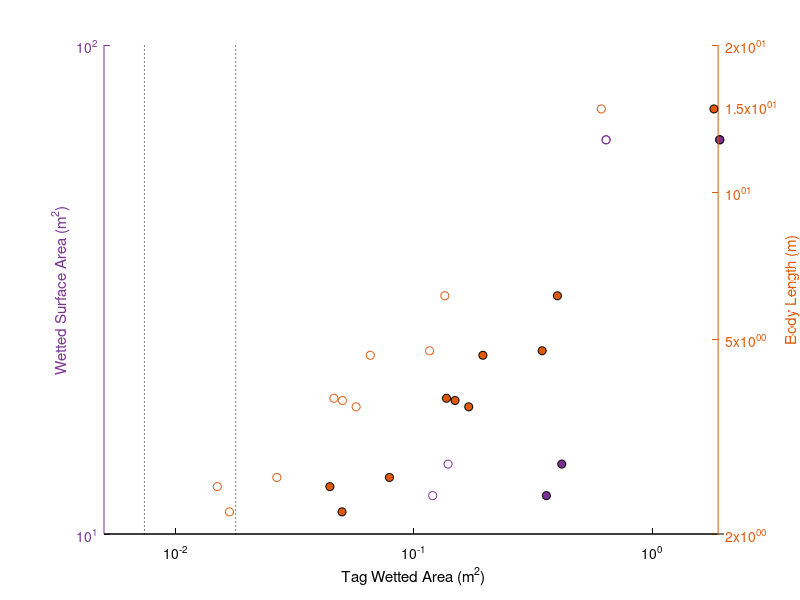
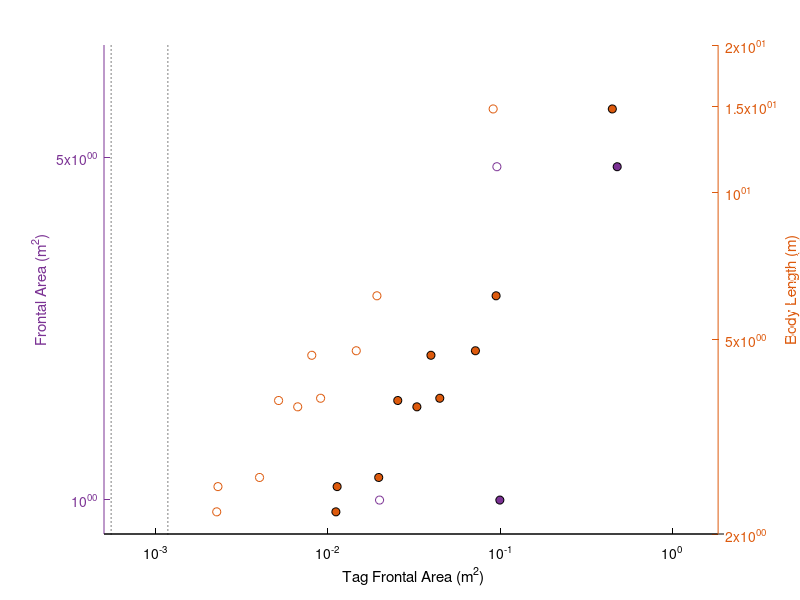
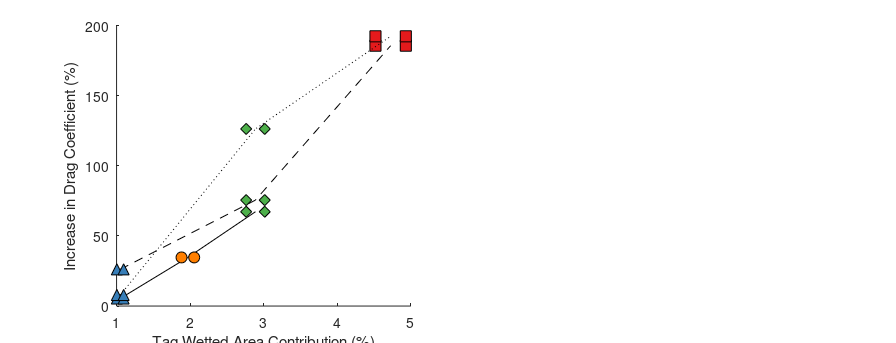

MATLAB code to generate these figures, in order: (Note: this script raises an error after producing the figures.)
% Acceptable tag sizes
% 20 July 2016

bodylength = [3.64
NaN
4.74
3.75
2.61
1.18
1.42
1.47
2.22
2.5
3.79
4.64
6.14
NaN
14.8];

Wa = [5.85
NaN
11.98
5.12
2.7
0.58
0.78
0.92
1.7
1.51
4.71
6.72
13.9
64
64];

% frontal area 
Fa = [0.342119151
NaN
0.754295759
0.264207719
0.20428189
0.049664342
0.054820966
0.079577539
0.114591656
0.116509475
0.466037898
0.413675878
0.997233885
NaN
4.791968398];

tagWa3 = Wa*0.03;
tagWa1 = Wa*0.01;

tagFa2 = Fa*0.02;
tagFa10 = Fa*0.1;


%%
%# Some initial computations:
axesPosition = [110 40 200 200];  %# Axes position, in pixels
yWidth = 30;                      %# y axes spacing, in pixels

%# Create the figure and axes:
figure(1); clf; hold on
set(gca,'Position',axesPosition)
h1 = axes('Color','w','XColor','k','YColor',[123/255 50/255 148/255],...
          'YLim',[0 100],'Xlim',[0.005 2],'xscale','log','yscale','log',...
          'NextPlot','add');
h2 = axes('Color','none','XColor','k','YColor',[221/255 90/255 13/255],...
          'YLim',[0 20],'Xlim',[0.005 2],'xscale','log','yscale','log',...
          'XTick',[],'XTickLabel',[],...
          'Ytick',[0 2 5 10 15 20],...
          'Yaxislocation','right','NextPlot','add');

xlabel(h1,'Tag Wetted Area (m^2)');
ylabel(h2,'Body Length (m)');
ylabel(h1,'Wetted Surface Area (m^2)');

plot(h1,tagWa3,Wa,'o','markerfacecolor',[123/255 50/255 148/255],'markeredgecolor','k')
plot(h1,tagWa1,Wa,'o','markeredgecolor',[123/255 50/255 148/255])

plot(h2,tagWa3,bodylength,'o','markerfacecolor',[221/255 90/255 13/255],'markeredgecolor','k')
plot(h2,tagWa1,bodylength,'o','markeredgecolor',[221/255 90/255 13/255])

%% Add DTAG3+ on market
% wetted area 
TAG3 = [0.0243; 0.066; 0.108];
plot(h1,TAG3(1),2.29,'^','MarkerEdgeColor',[55/255 126/255 184/255],'MarkerFaceColor',[55/255 126/255 184/255],'MarkerSize',8) % 2.29 = average wetted area of Hoku and Liho
plot(h1,TAG3(2),2.29,'d','MarkerEdgeColor',[77/255 175/255 74/255],'MarkerFaceColor',[77/255 175/255 74/255],'MarkerSize',8) % 2.29 = average wetted area of Hoku and Liho
plot(h1,TAG3(3),2.29,'s','MarkerEdgeColor',[228/255 26/255 28/255],'MarkerFaceColor',[228/255 26/255 28/255],'MarkerSize',8) % 2.29 = average wetted area of Hoku and Liho

tag268 = 0.01785; 
tag333 = 0.00739;
plot(h1,[tag268 tag268],[0.58 100],'k:')
plot(h1,[tag333 tag333],[0.58 100],'k:')

% save
cd /Users/julievanderhoop/Documents/MATLAB/DQ/DQ2013/AnalysisFigs
print('Glide_AcceptableTagSize','-dsvg','-r300')

%% add second figure with FA
figure(2); clf; hold on
set(gca,'Position',axesPosition)
h1 = axes('Color','w','XColor','k','YColor',[123/255 50/255 148/255],...
          'YLim',[0 8.5],'Xlim',[0.0005 2],'xscale','log','yscale','log',...
          'NextPlot','add');
      set(h1,'ytick',[0 0.1 1 5])
h2 = axes('Color','none','XColor','k','YColor',[221/255 90/255 13/255],...
          'YLim',[0 20],'Xlim',[0.0005 2],'xscale','log','yscale','log',...
          'XTick',[],'XTickLabel',[],...
          'Ytick',[0 2 5 10 15 20],...
          'Yaxislocation','right','NextPlot','add');

xlabel(h1,'Tag Frontal Area (m^2)');
ylabel(h2,'Body Length (m)');
ylabel(h1,'Frontal Area (m^2)');

plot(h1,tagFa10,Fa,'o','markerfacecolor',[123/255 50/255 148/255],'markeredgecolor','k')
plot(h1,tagFa2,Fa,'o','markeredgecolor',[123/255 50/255 148/255])

plot(h2,tagFa10,bodylength,'o','markerfacecolor',[221/255 90/255 13/255],'markeredgecolor','k')
plot(h2,tagFa2,bodylength,'o','markeredgecolor',[221/255 90/255 13/255])

% add our tags
TAG3FA = [0.0022; 0.0110; 0.0198];
plot(h1,TAG3FA(1),0.1165,'^','MarkerEdgeColor',[55/255 126/255 184/255],'MarkerFaceColor',[55/255 126/255 184/255],'MarkerSize',8) % 2.29 = average wetted area of Hoku and Liho
plot(h1,TAG3FA(2),0.1165,'d','MarkerEdgeColor',[77/255 175/255 74/255],'MarkerFaceColor',[77/255 175/255 74/255],'MarkerSize',8) % 2.29 = average wetted area of Hoku and Liho
plot(h1,TAG3FA(3),0.1165,'s','MarkerEdgeColor',[228/255 26/255 28/255],'MarkerFaceColor',[228/255 26/255 28/255],'MarkerSize',8) % 2.29 = average wetted area of Hoku and Liho

% add Wildlife Computers
tag268Fa = 0.00055; 
tag333Fa = 0.001175;
plot(h1,[tag268Fa tag268Fa],[0.05 10],'k:')
plot(h1,[tag333Fa tag333Fa],[0.05 10],'k:')

% add DTAG2
plot(h1,0.0038,0.1165,'ko','MarkerFaceColor','w','MarkerSize',8) % 2.29 = average wetted area of Hoku and Liho

print('Glide_AcceptableTagSizeFA','-dsvg','-r300')


%% Figure S2 - wetted area increase vs Cd increase
% increase in wetted area from DTAG3
DtagWAInc = [0.024/2.39 0.024/2.19 0.045/2.39 0.045/2.19 0.066/2.39 0.066/2.19 0.108/2.39 0.108/2.19];
DtagWAInc = DtagWAInc*100; % make it a percent
% increase in frontal area from DTAG3
DtagFAInc = [0.0022/0.1204 0.0022/0.1165 0.0066/0.1204 0.0066/0.1165 0.0110/0.1204 0.0110/0.1165 0.0198/0.1204 0.0198/0.1165];
DtagFAInc = DtagFAInc*100; % make it a percent


% Percent increase in Cd from CFD
CFDInc = [5.4 5.4 34.7 34.7 67.3 67.3 NaN NaN];
% percent increase in Cd from glide
GlideTVInc = [26.2 26.2 NaN NaN 75.6 75.6 185.8 185.8];
% percent increase in Cd from glide 
GlideVFInc = [7.9 7.9 NaN NaN 126.4 126.4 192.5 192.5];

figure(3); clf; set(gcf,'position',[2290 53 897 344],'paperpositionmode','auto')
subplot(121); hold on
plot([mean(DtagWAInc(1:2))  mean(DtagWAInc(3:4)) mean(DtagWAInc(5:6))],[CFDInc(1) CFDInc(3) CFDInc(5)],'k-')
plot(DtagWAInc(1:2),CFDInc(1:2),'k^','markerfacecolor',[55/255 126/255 184/255],'markersize',8); % tag
plot(DtagWAInc(3:4),CFDInc(3:4),'ko','markerfacecolor',[255/255 127/255 0/255],'markersize',8); % tag+2
plot(DtagWAInc(5:6),CFDInc(5:6),'kd','markerfacecolor',[77/255 175/255 74/255],'markersize',8); % tag+4

plot([mean(DtagWAInc(1:2)) mean(DtagWAInc(5:6)) mean(DtagWAInc(7:8))],[GlideTVInc(1) GlideTVInc(5) GlideTVInc(7)],'k--')
plot(DtagWAInc(1:2),GlideTVInc(1:2),'k^','markerfacecolor',[55/255 126/255 184/255],'markersize',8) % tag
plot(DtagWAInc(5:6),GlideTVInc(5:6),'kd','markerfacecolor',[77/255 175/255 74/255],'markersize',8) % tag+4
plot(DtagWAInc(7:8),GlideTVInc(7:8),'ks','markerfacecolor',[228/255 26/255 28/255],'markersize',8) % tag+8

plot([mean(DtagWAInc(1:2)) mean(DtagWAInc(5:6)) mean(DtagWAInc(7:8))],[GlideVFInc(1) GlideVFInc(5) GlideVFInc(7)],'k:')
plot(DtagWAInc(1:2),GlideVFInc(1:2),'k^','markerfacecolor',[55/255 126/255 184/255],'markersize',8) % tag
plot(DtagWAInc(5:6),GlideVFInc(5:6),'kd','markerfacecolor',[77/255 175/255 74/255],'markersize',8) % tag+4
plot(DtagWAInc(7:8),GlideVFInc(7:8),'ks','markerfacecolor',[228/255 26/255 28/255],'markersize',8) % tag+8


xlabel('Tag Wetted Area Contribution (%)')
ylabel('Increase in Drag Coefficient (%)')
adjustfigurefont
xlim([0 5]); text(0.2,185,'A','FontSize',20,'FontWeight','bold')
%%
subplot(122); hold on
plot([mean(DtagFAInc(1:2))  mean(DtagFAInc(3:4)) mean(DtagFAInc(5:6))],[CFDInc(1) CFDInc(3) CFDInc(5)],'k-')
plot(DtagFAInc(1:2),CFDInc(1:2),'k^','markerfacecolor',[55/255 126/255 184/255],'markersize',8); % tag
plot(DtagFAInc(3:4),CFDInc(3:4),'ko','markerfacecolor',[255/255 127/255 0/255],'markersize',8); % tag+2
plot(DtagFAInc(5:6),CFDInc(5:6),'kd','markerfacecolor',[77/255 175/255 74/255],'markersize',8); % tag+4

plot([mean(DtagFAInc(1:2)) mean(DtagFAInc(5:6)) mean(DtagFAInc(7:8))],[GlideTVInc(1) GlideTVInc(5) GlideTVInc(7)],'k--')
plot(DtagFAInc(1:2),GlideTVInc(1:2),'k^','markerfacecolor',[55/255 126/255 184/255],'markersize',8) % tag
plot(DtagFAInc(5:6),GlideTVInc(5:6),'kd','markerfacecolor',[77/255 175/255 74/255],'markersize',8) % tag+4
plot(DtagFAInc(7:8),GlideTVInc(7:8),'ks','markerfacecolor',[228/255 26/255 28/255],'markersize',8) % tag+8

plot([mean(DtagFAInc(1:2)) mean(DtagFAInc(5:6)) mean(DtagFAInc(7:8))],[GlideVFInc(1) GlideVFInc(5) GlideVFInc(7)],'k:')
plot(DtagFAInc(1:2),GlideVFInc(1:2),'k^','markerfacecolor',[55/255 126/255 184/255],'markersize',8) % tag
plot(DtagFAInc(5:6),GlideVFInc(5:6),'kd','markerfacecolor',[77/255 175/255 74/255],'markersize',8) % tag+4
plot(DtagFAInc(7:8),GlideVFInc(7:8),'ks','markerfacecolor',[228/255 26/255 28/255],'markersize',8) % tag+8


xlabel('Tag Frontal Area Contribution (%)')
ylabel('Increase in Drag Coefficient (%)')
adjustfigurefont
xlim([0 17]); text(0.6,185,'B','FontSize',20,'FontWeight','bold')

print('Glide_SupplementWaFaCd','-dpng','-r300')